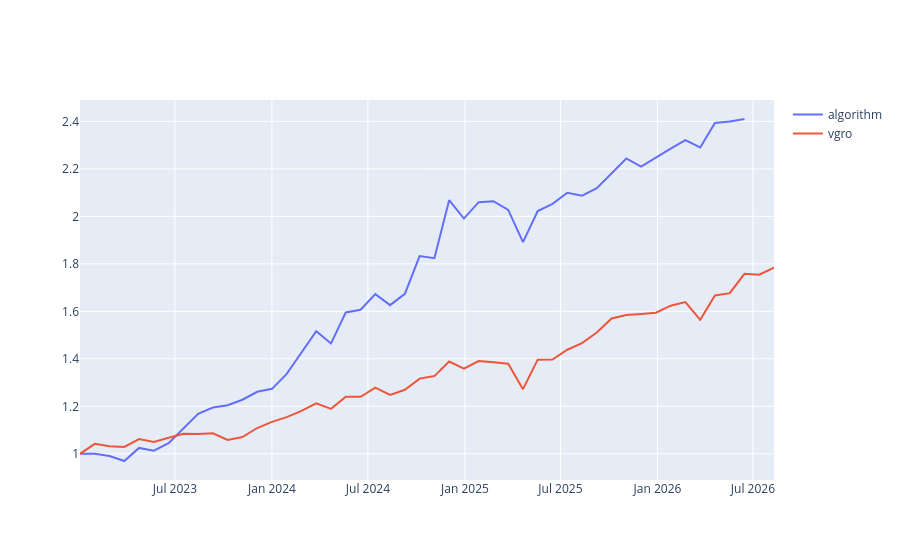

The cell this chart's notebook holds for it:
### Code cell
import plotly.graph_objects as go

fig = go.Figure()
start_date = val_start_date - pd.Timedelta(days = 28)
s_keep = s_values.loc[s_values.index >= val_start_date ]
fig.add_trace(go.Scatter(x = s_keep.index, y = s_keep.values/s_keep.values[0], name = 'algorithm'))
fig.add_trace(go.Scatter(x= s_vgro.index, y = s_vgro.values/s_vgro.values[0], name = 'vgro'))
fig.show()
